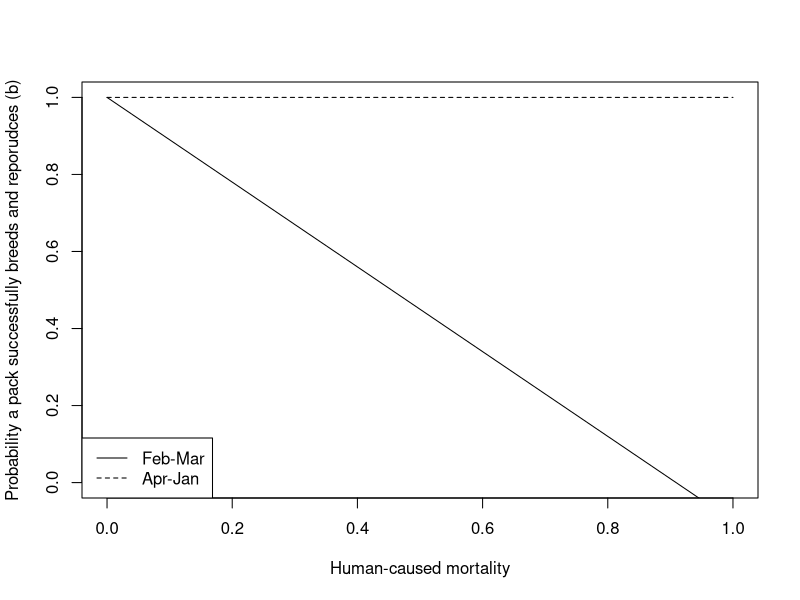
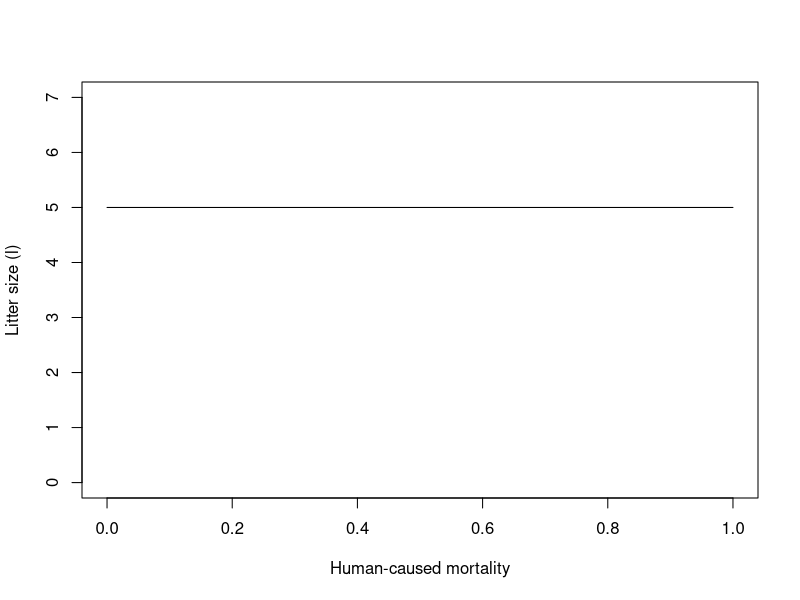
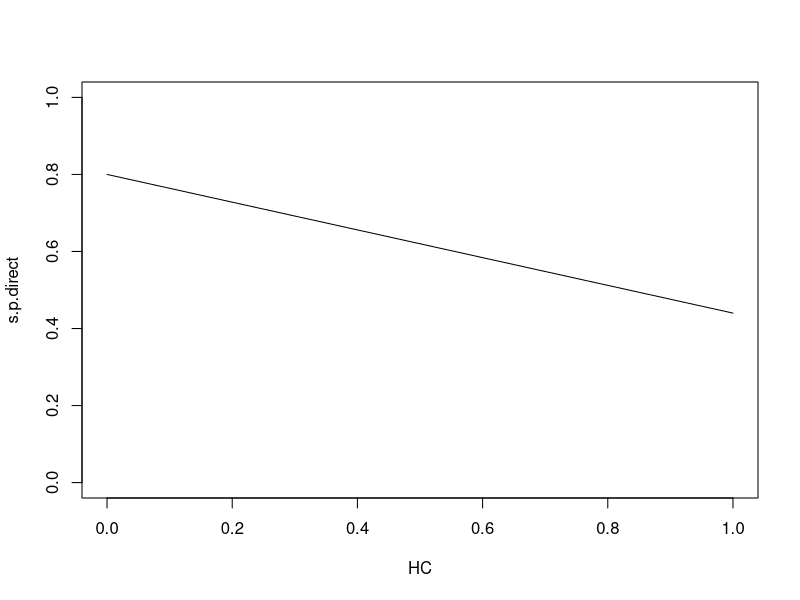
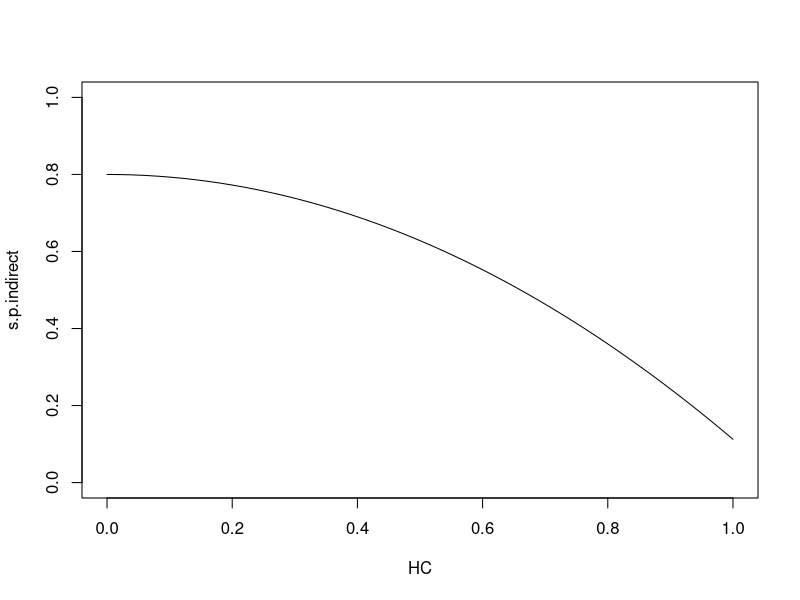
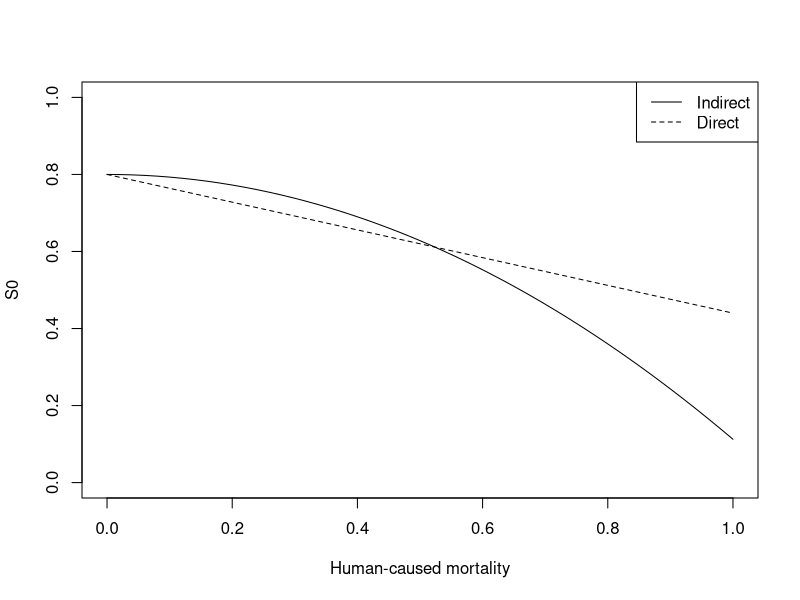
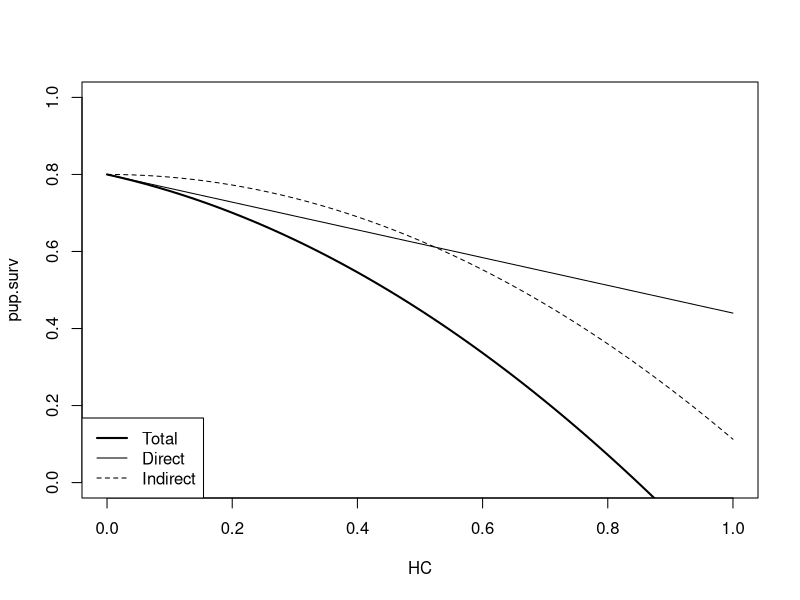
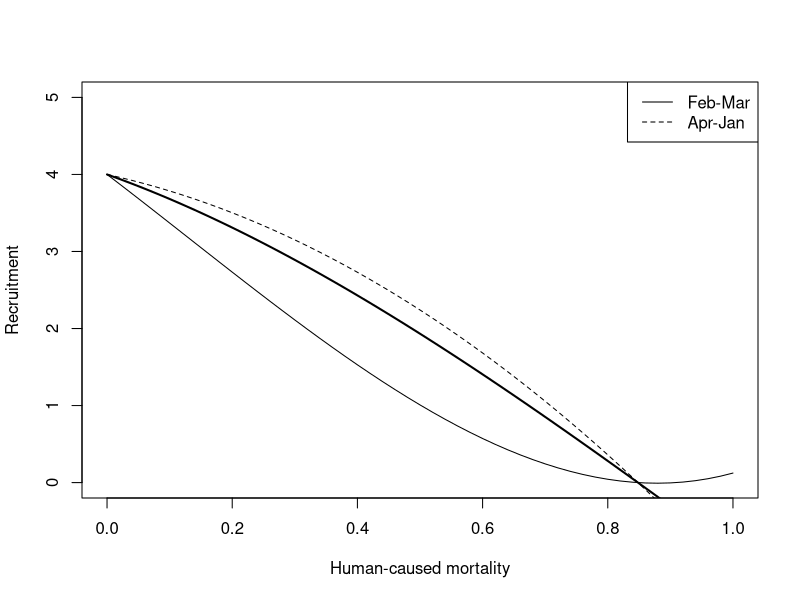
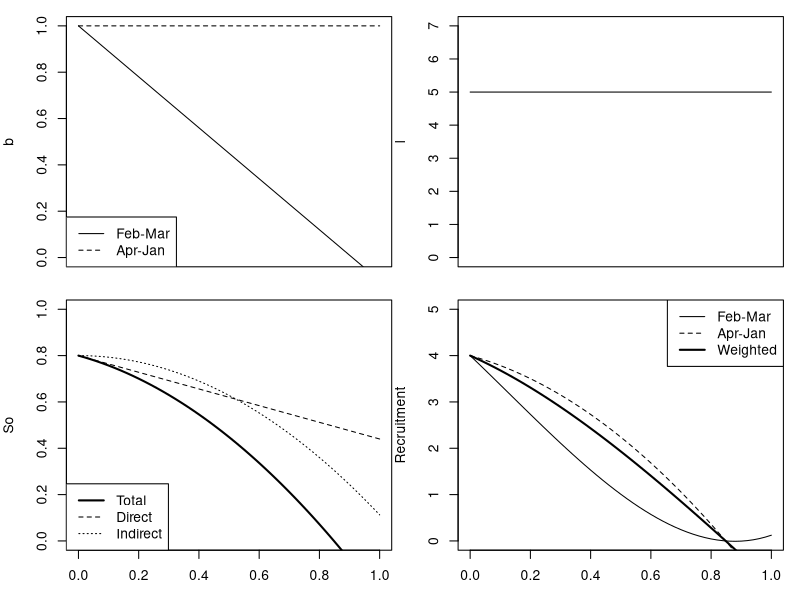

The R script that drew these images, in order: (Note: this script raises an error after producing the figures.)
################-The effects of HC on recruitment-##################

###b

HC<-seq(0,1, by=0.02) #harvest rate
prop.pup<-0.45         #proportion of population that is pups
prop.breed<-0.4      #Proportion of adult population that are breeders
c<-5                 #Some constant that determines steepness of slope
breed<-1              #Background proportion of packs that breed

#b for feb-mar which is determined by harvest rate (HC) * the proportion 
#of populaiton that are adults (1-prop.pup) * the proportion of adults
#that are breeders (prop.breed)* the slope constant (c) + the intercept
#proportion of packs that breed (breed)
b.feb<--HC*(1-prop.pup)*prop.breed*c+breed

#b for apr-jan which is just the background proportion of packs that breed
b.ap<-rep(breed, length(HC))

plot(HC, b.feb, type="l", ylim=c(0,1), ylab="Probability a pack successfully breeds and reporudces (b)", xlab="Human-caused mortality")
lines(HC, b.ap, lty=2)
legend("bottomleft", c("Feb-Mar", "Apr-Jan"), lty=c(1,2))


###litter size

litter.size<-5
l=rep(litter.size, length(HC))
plot(HC, l, type="l", ylim=c(0,7), ylab="Litter size (l)", xlab="Human-caused mortality")

###pup survival

s.p<-0.8      #background pup survival

#direct effects of harvest on pup survival. It is the proportion of the 
#population that are pups (prop.pup)*harvest rate*slope constant (h)+ the
#intercept backgroup pup survival (s.p)
s.p.direct<-s.p*(1-(HC*prop.pup))
plot(HC, s.p.direct, type="l", ylim=c(0,1))

a<-1.25       #Some constant that determines slope

#Indirect effects of HC on pup survival. It is some constant that
#determines slope (a) *harvest rate^2 + intercept background survivial
s.p.indirect<--a*(1-prop.pup)*(HC)^2+s.p
plot(HC, s.p.indirect, type="l", ylim=c(0,1))


plot(HC, s.p.indirect, type="l", ylim=c(0,1), xlab="Human-caused mortality", ylab="S0")
lines(HC, s.p.direct, lty=2)
legend("topright", c("Indirect", "Direct"), lty=c(1,2))

#geometric mean to determine total survival
#pup.surv<-sqrt(s.p.direct*s.p.indirect)
#pup.surv<-sqrt(s.p*(s.p.direct+s.p.indirect-1))
#pup.surv<-sqrt(s.p*s.p.direct)+sqrt(s.p*s.p.indirect)-s.p
pup.surv<-s.p.direct+s.p.indirect-s.p
plot(HC, pup.surv, type="l", ylim=c(0,1), lwd=2)
lines(HC, s.p.direct, lty=1)
lines(HC, s.p.indirect, lty=2)
legend("bottomleft", c("Total", "Direct", "Indirect"), lwd=c(2,1,1), lty=c(1,1,2))


############
#recruitment
rec.feb<-pup.surv*litter.size*b.feb
rec.ap<-pup.surv*litter.size*b.ap
wgtrc<-rec.feb*0.25+rec.ap*0.75
plot(HC, rec.feb, type="l", ylim=c(0,5),xlab="Human-caused mortality", ylab="Recruitment")
lines(HC, rec.ap, lty=2)
lines(HC, wgtrc, lwd=2)
legend("topright", c("Feb-Mar", "Apr-Jan"), lty=c(1,2))

par(mfrow=c(2,2), mar=c(2,4,0,0), oma=c(1,0,1,1))
plot(HC, b.feb, type="l", ylim=c(0,1), xlab="",ylab="b", xaxt="n")
lines(HC, b.ap, lty=2)
legend("bottomleft", c("Feb-Mar", "Apr-Jan"), lty=c(1,2))
plot(HC, l, type="l", ylim=c(0,7), xlab="", ylab="l", xaxt="n")
plot(HC, pup.surv, type="l", ylim=c(0,1), lwd=2, ylab="So", xlab="Human-caused mortality")
lines(HC, s.p.direct, lty=2)
lines(HC, s.p.indirect, lty=3)
legend("bottomleft", c("Total", "Direct", "Indirect"), lwd=c(2,1,1), lty=c(1,2,3))
plot(HC, rec.feb, type="l", ylim=c(0,5), xlab="Human-caused mortality", ylab="Recruitment")
lines(HC, rec.ap, lty=2)
lines(HC, wgtrc, lwd=2)
legend("topright", c("Feb-Mar", "Apr-Jan", "Weighted"), lty=c(1,2, 1), lwd=c(1,1,2))



################-The effects of density on recruitment-##################


###b
dens<-seq(0,40, by=0.5)
b<-rep(1, length(dens))
plot(dens, b, type="l")

###Litter size
m<--0.03
litter.size<-5

l<-m*dens+litter.size
plot(dens, l, type="l", ylim=c(0,10))

###Pup survival
k<-2
s.p<-0.8
j<--.0003

pup.surv<-j*(dens-k)^2+s.p
plot(dens, pup.surv, type="l", ylim=c(0,1))

#############
#recruitment
rec<-b*pup.surv*l
plot(dens, rec, type="l", ylim=c(0,5))


################-The effects of group size on recruitment-##################


gs<-seq(2,20, by=1)
###b
b<-rep(1, length(gs))

###Litter size
l<-rep(5, length(gs))


###Pup survival
h<-15
s.p<-0.8
a<--.0025

pup.surv<-a*(gs-h)^2+s.p
plot(gs, pup.surv, type="l", ylim=c(0,1))


#############
#recruitment
rec<-b*pup.surv*litter.size
plot(gs, rec, type="l", ylim=c(0,5))



################-The effects of prey on recruitment-##################

prey<-seq(0,50, by=1)
###b
b<-rep(1, length(prey))

###Litter size
l<-rep(5, length(prey))


###Pup survival
h<-15
s.p<-0.8
a<--.0025

pup.surv<-a*(gs-h)^2+s.p
plot(gs, pup.surv, type="l", ylim=c(0,1))


#############
#recruitment
rec<-b*pup.surv*litter.size
plot(gs, rec, type="l", ylim=c(0,5))




